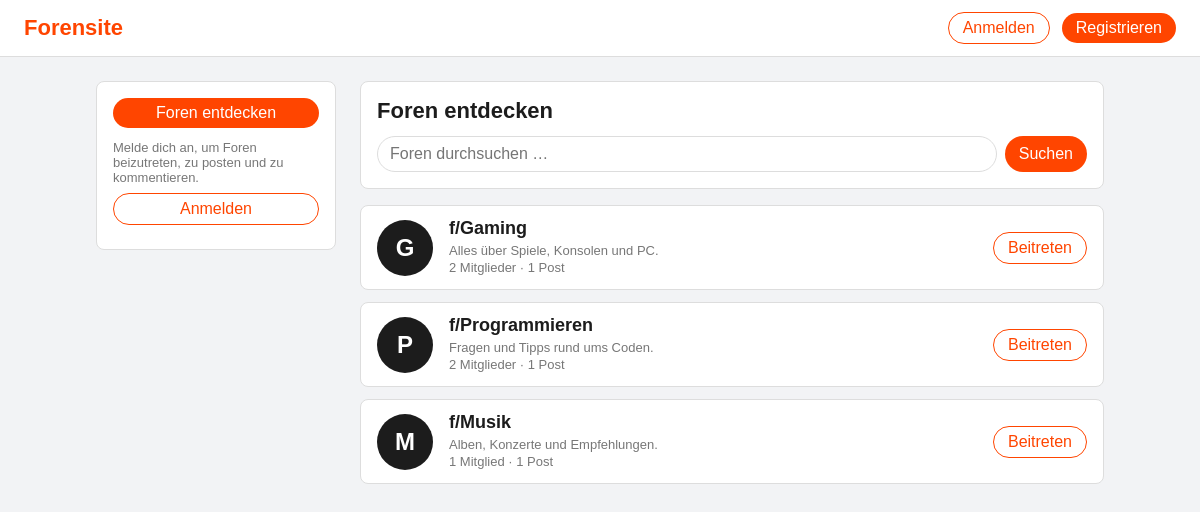
The page /forums.php on the database its author committed.
### tables this page shows
CREATE TABLE forums (
    id          INT UNSIGNED NOT NULL AUTO_INCREMENT,
    name        VARCHAR(50)  NOT NULL,
    description TEXT         NULL,
    created_by  INT UNSIGNED NULL,    
    created_at  DATETIME     NOT NULL DEFAULT CURRENT_TIMESTAMP,
    PRIMARY KEY (id),
    UNIQUE KEY name (name),           
    KEY created_by (created_by),
    FOREIGN KEY (created_by) REFERENCES users (id) ON DELETE SET NULL
);

### includes/init.php (called while the page is built, shortened)
<?php
$user = null;

### forums.php (the view, shortened to what this page needs)
<?php
require __DIR__ . '/includes/init.php';
$search = trim($_GET['q'] ?? '');
$like = '%' . addcslashes($search, '%_\\') . '%';
$stmt = $pdo->prepare('
    SELECT f.id, f.name, f.description,
           (SELECT COUNT(*) FROM forum_members m WHERE m.forum_id = f.id) AS members,
           (SELECT COUNT(*) FROM posts p WHERE p.forum_id = f.id) AS posts
    FROM forums f
    WHERE f.name LIKE ? OR f.description LIKE ?
    ORDER BY members DESC, f.name
');
$stmt->execute([$like, $like]);
$allForums = $stmt->fetchAll();
$here      = 'forums.php' . ($search !== '' ? '?q=' . urlencode($search) : '');
require __DIR__ . '/includes/header.php';
?>
    <div class="layout">
        <?php require __DIR__ . '/includes/sidebar.php'; ?>
        <main class="feed">
            <div class="card discover-head">
                <h1>Foren entdecken</h1>
                <form method="get" class="search-form">
                    <input type="search" name="q" placeholder="Foren durchsuchen …" value="<?= htmlspecialchars($search) ?>">
                    <button type="submit" class="button">Suchen</button>
                </form>
            </div>
            <?php if (empty($allForums)): ?>
                <div class="empty">
                    <h2>Keine Foren gefunden</h2>
                    <p>Zu „<?= htmlspecialchars($search) ?>“ gibt es noch kein Forum.</p>
                    <a href="create_forum.php" class="button">Forum erstellen</a>
                </div>
            <?php else: ?>
                <?php foreach ($allForums as $forum): ?>
                    <article class="forum-row">
                        <span class="forum-icon forum-icon-large"><?= htmlspecialchars(strtoupper($forum['name'][0])) ?></span>
                        <div class="forum-info">
                            <h2><a href="forum.php?name=<?= urlencode($forum['name']) ?>">f/<?= htmlspecialchars($forum['name']) ?></a></h2>
                            <p class="meta"><?= htmlspecialchars($forum['description'] ?? '') ?></p>
                            <p class="meta"><?= $forum['members'] ?> <?= $forum['members'] == 1 ? 'Mitglied' : 'Mitglieder' ?> · <?= $forum['posts'] ?> <?= $forum['posts'] == 1 ? 'Post' : 'Posts' ?></p>
                        </div>
                        <?php
                        $joinNext     = $here;
                        require __DIR__ . '/includes/join_button.php';
                        ?>
                    </article>
                <?php endforeach; ?>
            <?php endif; ?>
        </main>
    </div>
</body>
</html>

### includes/join_button.php (shortened to what this page needs)
<?php if (!$user): ?>
    <a href="login.php?next=<?= urlencode($joinNext) ?>" class="button button-outline">Beitreten</a>
<?php endif; ?>

### assets/css/style.css (style rules this page uses)
* { box-sizing: border-box; }
body { margin: 0; font-family: Arial, Helvetica, sans-serif; background: #f2f3f5; color: #1c1c1c; }
a { color: inherit; text-decoration: none; }
.button { padding: 6px 14px; border-radius: 20px; background: #ff4500; color: #fff; }
.meta { margin: 0; font-size: 13px; color: #777; }
.button-outline { background: #fff; color: #ff4500; border: 1px solid #ff4500; }
.layout { display: grid; grid-template-columns: 240px 1fr; gap: 24px; max-width: 1040px; margin: 24px auto; padding: 0 16px; }
.forum-icon { display: flex; justify-content: center; align-items: center; width: 28px; height: 28px; border-radius: 50%; background: #1c1c1c; color: #fff; font-size: 13px; font-weight: bold; }
.forum-icon-large { width: 56px; height: 56px; font-size: 24px; }
.forum-info { flex: 1; }
.card { padding: 16px; background: #fff; border: 1px solid #ddd; border-radius: 8px; }
.discover-head { margin-bottom: 16px; }
.discover-head h1 { margin: 0 0 12px; font-size: 22px; }
.search-form { display: flex; gap: 8px; }
.search-form input { flex: 1; min-width: 0; padding: 8px 12px; font: inherit; border: 1px solid #ddd; border-radius: 20px; }
.search-form button, .join-form button { border: none; font: inherit; cursor: pointer; }
.forum-row { display: flex; align-items: center; gap: 16px; padding: 12px 16px; margin-bottom: 12px; background: #fff; border: 1px solid #ddd; border-radius: 8px; }
.forum-row h2 { margin: 0 0 4px; font-size: 18px; }
.forum-row .meta { margin-bottom: 2px; }

### rows shown on the page
forums: name "G", name "Gaming", description "Alles über Spiele, Konsolen und PC.", members "2", shows "Mitglieder", posts "1"
forums: name "P", name "Programmieren", description "Fragen und Tipps rund ums Coden.", members "2", shows "Mitglieder", posts "1"
forums: name "M", name "Musik", description "Alben, Konzerte und Empfehlungen.", members "1", shows "Mitglied", posts "1"
